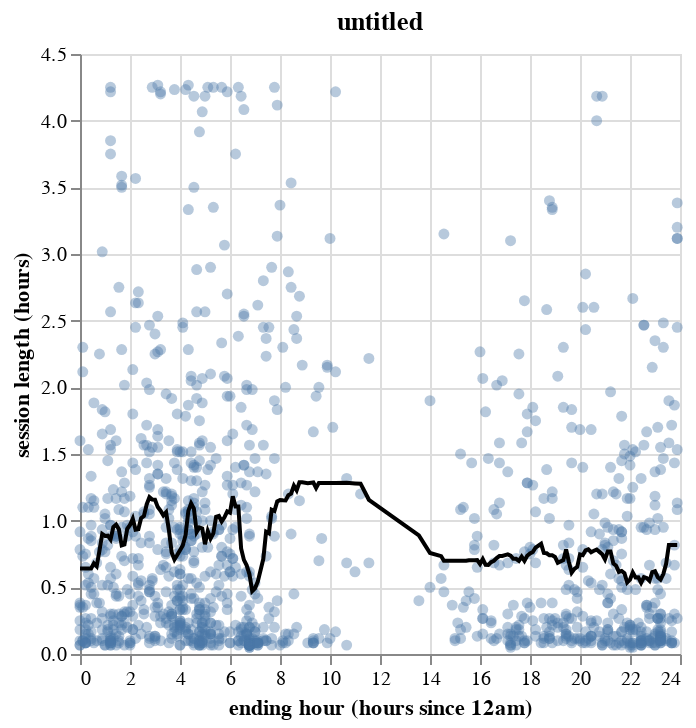

Notebook code cell kept with this figure:
### Code cell
regress("end_hour_of_day","ending hour (hours since 12am)")

### Figure 1 — Vega specification as saved in the notebook (floating-point values rounded to 4 significant figures; data arrays with more than 128 entries replaced by an {"elided": "..."} marker saying what was removed)
{"$schema": "https://vega.github.io/schema/vega/v5.json", "data": [{"name": "source_0", "values": {"elided": "1149 records"}}, {"name": "data_0", "values": {"elided": "1149 records"}}], "marks": [{"type": "symbol", "name": "layer_0_marks", "from": {"data": "data_0"}, "encode": {"update": {"y": {"field": "session_play_time", "scale": "y"}, "shape": {"value": "circle"}, "x": {"field": "end_hour_of_day", "scale": "x"}, "opacity": {"value": 0.4}, "fill": {"value": "#4c78a8"}}}, "style": ["circle"]}, {"type": "line", "name": "layer_1_marks", "from": {"data": "source_0"}, "sort": {"field": "x"}, "encode": {"update": {"defined": {"signal": "isValid(datum[\"end_hour_of_day\"]) && isFinite(+datum[\"end_hour_of_day\"]) && isValid(datum[\"predictions\"]) && isFinite(+datum[\"predictions\"])"}, "y": {"field": "predictions", "scale": "y"}, "stroke": {"value": "black"}, "x": {"field": "end_hour_of_day", "scale": "x"}}}, "style": ["line"]}], "scales": [{"name": "x", "type": "linear", "domain": {"fields": [{"data": "data_0", "field": "end_hour_of_day"}, {"data": "source_0", "field": "end_hour_of_day"}]}, "range": [0, {"signal": "width"}], "zero": true, "nice": true}, {"name": "y", "type": "linear", "domain": {"fields": [{"data": "data_0", "field": "session_play_time"}, {"data": "source_0", "field": "predictions"}]}, "range": [{"signal": "height"}, 0], "nice": true, "zero": true}], "axes": [{"scale": "x", "domain": false, "ticks": false, "labels": false, "zindex": 0, "grid": true, "aria": false, "tickCount": {"signal": "ceil(width/40)"}, "gridScale": "y", "orient": "bottom", "maxExtent": 0, "minExtent": 0}, {"scale": "y", "grid": true, "domain": false, "gridScale": "x", "labels": false, "aria": false, "orient": "left", "tickCount": {"signal": "ceil(height/40)"}, "ticks": false, "zindex": 0, "maxExtent": 0, "minExtent": 0}, {"scale": "x", "grid": false, "labelFlush": true, "tickCount": {"signal": "ceil(width/40)"}, "zindex": 0, "orient": "bottom", "labelOverlap": true, "title": "ending hour (hours since 12am)"}, {"scale": "y", "title": "session length (hours)", "labelOverlap": true, "grid": false, "orient": "left", "tickCount": {"signal": "ceil(height/40)"}, "zindex": 0}], "title": {"text": "untitled", "frame": "group"}, "background": "white", "padding": 5, "width": 300, "height": 300, "style": "cell"}
